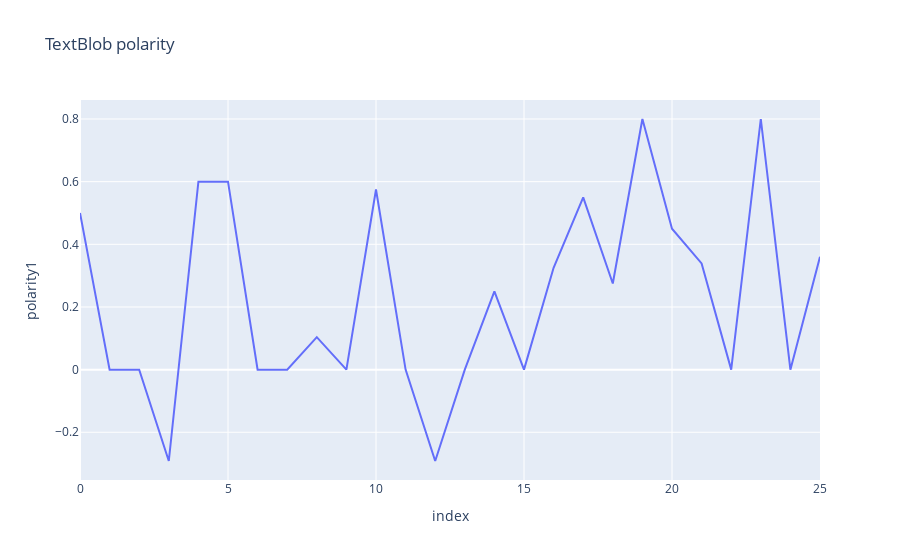

Source (notebook cell):
### Code cell
fig = px.line(speeches, x=speeches.index, y="polarity1",
             title='TextBlob polarity')
fig.show()

### Figure 1 — Plotly figure (JSON) as saved in the notebook; plotly's stock layout.template omitted (floating-point values rounded to 4 significant figures)
{"data": [{"hovertemplate": "index=%{x}<br>polarity1=%{y}<extra></extra>", "legendgroup": "", "line": {"color": "#636efa", "dash": "solid"}, "marker": {"symbol": "circle"}, "mode": "lines", "name": "", "orientation": "v", "showlegend": false, "type": "scatter", "x": [0, 1, 2, 3, 4, 5, 6, 7, 8, 9, 10, 11, 12, 13, 14, 15, 16, 17, 18, 19, 20, 21, 22, 23, 24, 25], "xaxis": "x", "y": [0.5, 0, 0, -0.2917, 0.6, 0.6, 0, 0, 0.1037, 0, 0.575, 0, -0.2917, 0, 0.25, 0, 0.325, 0.55, 0.275, 0.8, 0.45, 0.3389, 0, 0.8, 0, 0.36], "yaxis": "y"}], "layout": {"legend": {"tracegroupgap": 0}, "title": {"text": "TextBlob polarity"}, "xaxis": {"anchor": "y", "domain": [0, 1], "title": {"text": "index"}}, "yaxis": {"anchor": "x", "domain": [0, 1], "title": {"text": "polarity1"}}}}
